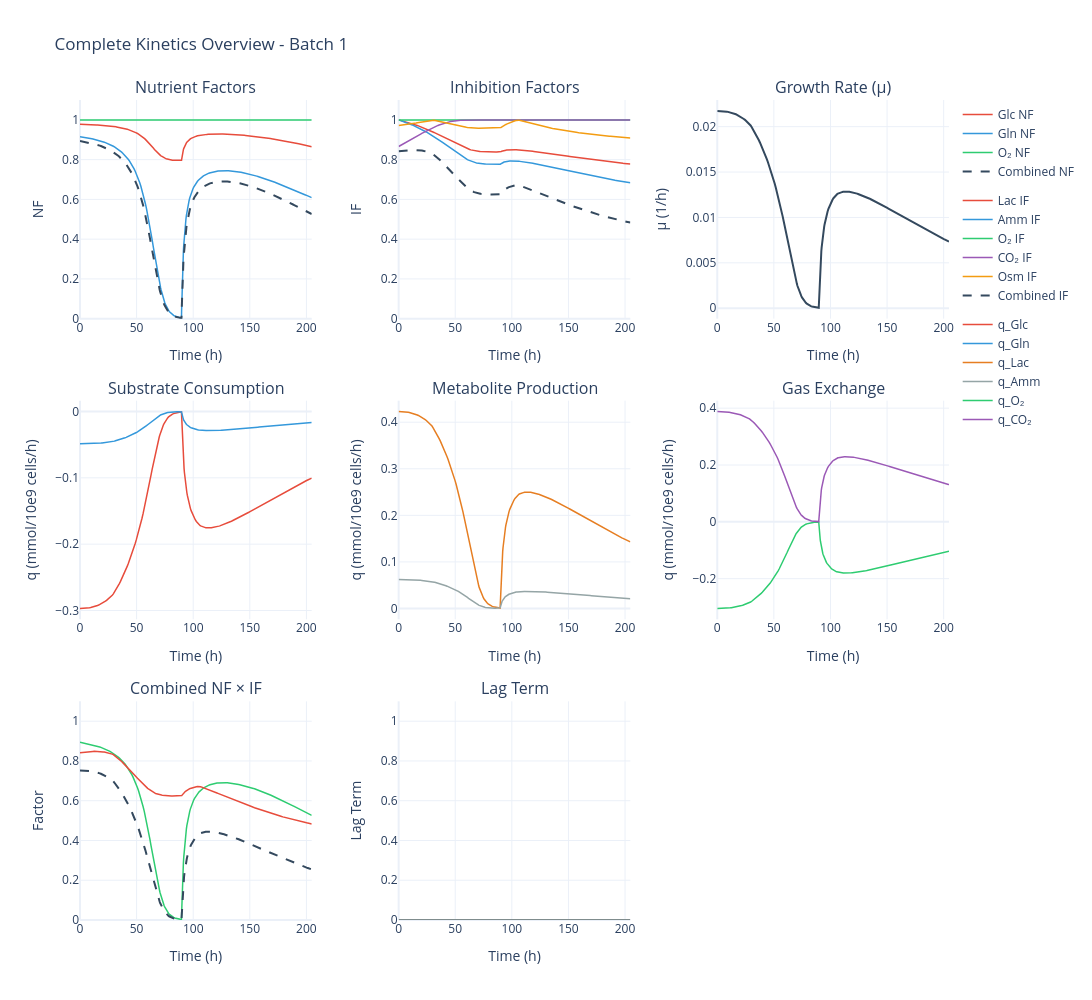

Source (notebook cell):
### Code cell
baseline_sim.data.plot_kinetics()

### Figure 1 — Plotly figure (JSON) as saved in the notebook; plotly's stock layout.template omitted (floating-point values rounded to 4 significant figures; data arrays with more than 128 entries replaced by an {"elided": "..."} marker saying what was removed)
{"data": [{"legendgroup": "NF", "line": {"color": "#E74C3C", "width": 1.5}, "mode": "lines", "name": "Glc NF", "type": "scatter", "x": {"elided": "310 float values"}, "xaxis": "x", "y": {"elided": "310 float values"}, "yaxis": "y"}, {"legendgroup": "NF", "line": {"color": "#3498DB", "width": 1.5}, "mode": "lines", "name": "Gln NF", "type": "scatter", "x": {"elided": "310 float values"}, "xaxis": "x", "y": {"elided": "310 float values"}, "yaxis": "y"}, {"legendgroup": "NF", "line": {"color": "#2ECC71", "width": 1.5}, "mode": "lines", "name": "O₂ NF", "type": "scatter", "x": {"elided": "310 float values"}, "xaxis": "x", "y": {"elided": "310 float values"}, "yaxis": "y"}, {"legendgroup": "NF", "line": {"color": "#34495E", "dash": "dash", "width": 2}, "mode": "lines", "name": "Combined NF", "type": "scatter", "x": {"elided": "310 float values"}, "xaxis": "x", "y": {"elided": "310 float values"}, "yaxis": "y"}, {"legendgroup": "IF", "line": {"color": "#E74C3C", "width": 1.5}, "mode": "lines", "name": "Lac IF", "type": "scatter", "x": {"elided": "310 float values"}, "xaxis": "x2", "y": {"elided": "310 float values"}, "yaxis": "y2"}, {"legendgroup": "IF", "line": {"color": "#3498DB", "width": 1.5}, "mode": "lines", "name": "Amm IF", "type": "scatter", "x": {"elided": "310 float values"}, "xaxis": "x2", "y": {"elided": "310 float values"}, "yaxis": "y2"}, {"legendgroup": "IF", "line": {"color": "#2ECC71", "width": 1.5}, "mode": "lines", "name": "O₂ IF", "type": "scatter", "x": {"elided": "310 float values"}, "xaxis": "x2", "y": {"elided": "310 float values"}, "yaxis": "y2"}, {"legendgroup": "IF", "line": {"color": "#9B59B6", "width": 1.5}, "mode": "lines", "name": "CO₂ IF", "type": "scatter", "x": {"elided": "310 float values"}, "xaxis": "x2", "y": {"elided": "310 float values"}, "yaxis": "y2"}, {"legendgroup": "IF", "line": {"color": "#F39C12", "width": 1.5}, "mode": "lines", "name": "Osm IF", "type": "scatter", "x": {"elided": "310 float values"}, "xaxis": "x2", "y": {"elided": "310 float values"}, "yaxis": "y2"}, {"legendgroup": "IF", "line": {"color": "#34495E", "dash": "dash", "width": 2}, "mode": "lines", "name": "Combined IF", "type": "scatter", "x": {"elided": "310 float values"}, "xaxis": "x2", "y": {"elided": "310 float values"}, "yaxis": "y2"}, {"line": {"color": "#34495E", "width": 2}, "mode": "lines", "name": "μ", "showlegend": false, "type": "scatter", "x": {"elided": "310 float values"}, "xaxis": "x3", "y": {"elided": "310 float values"}, "yaxis": "y3"}, {"legendgroup": "rates", "line": {"color": "#E74C3C", "width": 1.5}, "mode": "lines", "name": "q_Glc", "type": "scatter", "x": {"elided": "310 float values"}, "xaxis": "x4", "y": {"elided": "310 float values"}, "yaxis": "y4"}, {"legendgroup": "rates", "line": {"color": "#3498DB", "width": 1.5}, "mode": "lines", "name": "q_Gln", "type": "scatter", "x": {"elided": "310 float values"}, "xaxis": "x4", "y": {"elided": "310 float values"}, "yaxis": "y4"}, {"legendgroup": "rates", "line": {"color": "#E67E22", "width": 1.5}, "mode": "lines", "name": "q_Lac", "type": "scatter", "x": {"elided": "310 float values"}, "xaxis": "x5", "y": {"elided": "310 float values"}, "yaxis": "y5"}, {"legendgroup": "rates", "line": {"color": "#95A5A6", "width": 1.5}, "mode": "lines", "name": "q_Amm", "type": "scatter", "x": {"elided": "310 float values"}, "xaxis": "x5", "y": {"elided": "310 float values"}, "yaxis": "y5"}, {"legendgroup": "rates", "line": {"color": "#2ECC71", "width": 1.5}, "mode": "lines", "name": "q_O₂", "type": "scatter", "x": {"elided": "310 float values"}, "xaxis": "x6", "y": {"elided": "310 float values"}, "yaxis": "y6"}, {"legendgroup": "rates", "line": {"color": "#9B59B6", "width": 1.5}, "mode": "lines", "name": "q_CO₂", "type": "scatter", "x": {"elided": "310 float values"}, "xaxis": "x6", "y": {"elided": "310 float values"}, "yaxis": "y6"}, {"line": {"color": "#2ECC71", "width": 1.5}, "mode": "lines", "name": "NF", "showlegend": false, "type": "scatter", "x": {"elided": "310 float values"}, "xaxis": "x7", "y": {"elided": "310 float values"}, "yaxis": "y7"}, {"line": {"color": "#E74C3C", "width": 1.5}, "mode": "lines", "name": "IF", "showlegend": false, "type": "scatter", "x": {"elided": "310 float values"}, "xaxis": "x7", "y": {"elided": "310 float values"}, "yaxis": "y7"}, {"line": {"color": "#34495E", "dash": "dash", "width": 2}, "mode": "lines", "name": "NF × IF", "showlegend": false, "type": "scatter", "x": {"elided": "310 float values"}, "xaxis": "x7", "y": {"elided": "310 float values"}, "yaxis": "y7"}, {"line": {"color": "#7F8C8D", "width": 2}, "mode": "lines", "name": "Lag", "showlegend": false, "type": "scatter", "x": {"elided": "310 float values"}, "xaxis": "x8", "y": {"elided": "310 float values"}, "yaxis": "y8"}], "layout": {"annotations": [{"font": {"size": 16}, "showarrow": false, "text": "Nutrient Factors", "x": 0.1333, "xanchor": "center", "xref": "paper", "y": 1, "yanchor": "bottom", "yref": "paper"}, {"font": {"size": 16}, "showarrow": false, "text": "Inhibition Factors", "x": 0.5, "xanchor": "center", "xref": "paper", "y": 1, "yanchor": "bottom", "yref": "paper"}, {"font": {"size": 16}, "showarrow": false, "text": "Growth Rate (μ)", "x": 0.8667, "xanchor": "center", "xref": "paper", "y": 1, "yanchor": "bottom", "yref": "paper"}, {"font": {"size": 16}, "showarrow": false, "text": "Substrate Consumption", "x": 0.1333, "xanchor": "center", "xref": "paper", "y": 0.6333, "yanchor": "bottom", "yref": "paper"}, {"font": {"size": 16}, "showarrow": false, "text": "Metabolite Production", "x": 0.5, "xanchor": "center", "xref": "paper", "y": 0.6333, "yanchor": "bottom", "yref": "paper"}, {"font": {"size": 16}, "showarrow": false, "text": "Gas Exchange", "x": 0.8667, "xanchor": "center", "xref": "paper", "y": 0.6333, "yanchor": "bottom", "yref": "paper"}, {"font": {"size": 16}, "showarrow": false, "text": "Combined NF × IF", "x": 0.1333, "xanchor": "center", "xref": "paper", "y": 0.2667, "yanchor": "bottom", "yref": "paper"}, {"font": {"size": 16}, "showarrow": false, "text": "Lag Term", "x": 0.5, "xanchor": "center", "xref": "paper", "y": 0.2667, "yanchor": "bottom", "yref": "paper"}], "height": 1000, "hovermode": "x unified", "legend": {"orientation": "v", "x": 1.01, "xanchor": "left", "y": 1, "yanchor": "top"}, "showlegend": true, "title": {"text": "Complete Kinetics Overview - Batch 1"}, "width": 1400, "xaxis": {"anchor": "y", "domain": [0, 0.2667], "title": {"text": "Time (h)"}}, "xaxis2": {"anchor": "y2", "domain": [0.3667, 0.6333], "title": {"text": "Time (h)"}}, "xaxis3": {"anchor": "y3", "domain": [0.7333, 1], "title": {"text": "Time (h)"}}, "xaxis4": {"anchor": "y4", "domain": [0, 0.2667], "title": {"text": "Time (h)"}}, "xaxis5": {"anchor": "y5", "domain": [0.3667, 0.6333], "title": {"text": "Time (h)"}}, "xaxis6": {"anchor": "y6", "domain": [0.7333, 1], "title": {"text": "Time (h)"}}, "xaxis7": {"anchor": "y7", "domain": [0, 0.2667], "title": {"text": "Time (h)"}}, "xaxis8": {"anchor": "y8", "domain": [0.3667, 0.6333], "title": {"text": "Time (h)"}}, "xaxis9": {"anchor": "y9", "domain": [0.7333, 1], "title": {"text": "Time (h)"}}, "yaxis": {"anchor": "x", "domain": [0.7333, 1], "range": [0, 1.1], "title": {"text": "NF"}}, "yaxis2": {"anchor": "x2", "domain": [0.7333, 1], "range": [0, 1.1], "title": {"text": "IF"}}, "yaxis3": {"anchor": "x3", "domain": [0.7333, 1], "title": {"text": "μ (1/h)"}}, "yaxis4": {"anchor": "x4", "domain": [0.3667, 0.6333], "title": {"text": "q (mmol/10e9 cells/h)"}}, "yaxis5": {"anchor": "x5", "domain": [0.3667, 0.6333], "title": {"text": "q (mmol/10e9 cells/h)"}}, "yaxis6": {"anchor": "x6", "domain": [0.3667, 0.6333], "title": {"text": "q (mmol/10e9 cells/h)"}}, "yaxis7": {"anchor": "x7", "domain": [0, 0.2667], "range": [0, 1.1], "title": {"text": "Factor"}}, "yaxis8": {"anchor": "x8", "domain": [0, 0.2667], "range": [0, 1.1], "title": {"text": "Lag Term"}}, "yaxis9": {"anchor": "x9", "domain": [0, 0.2667]}}}
